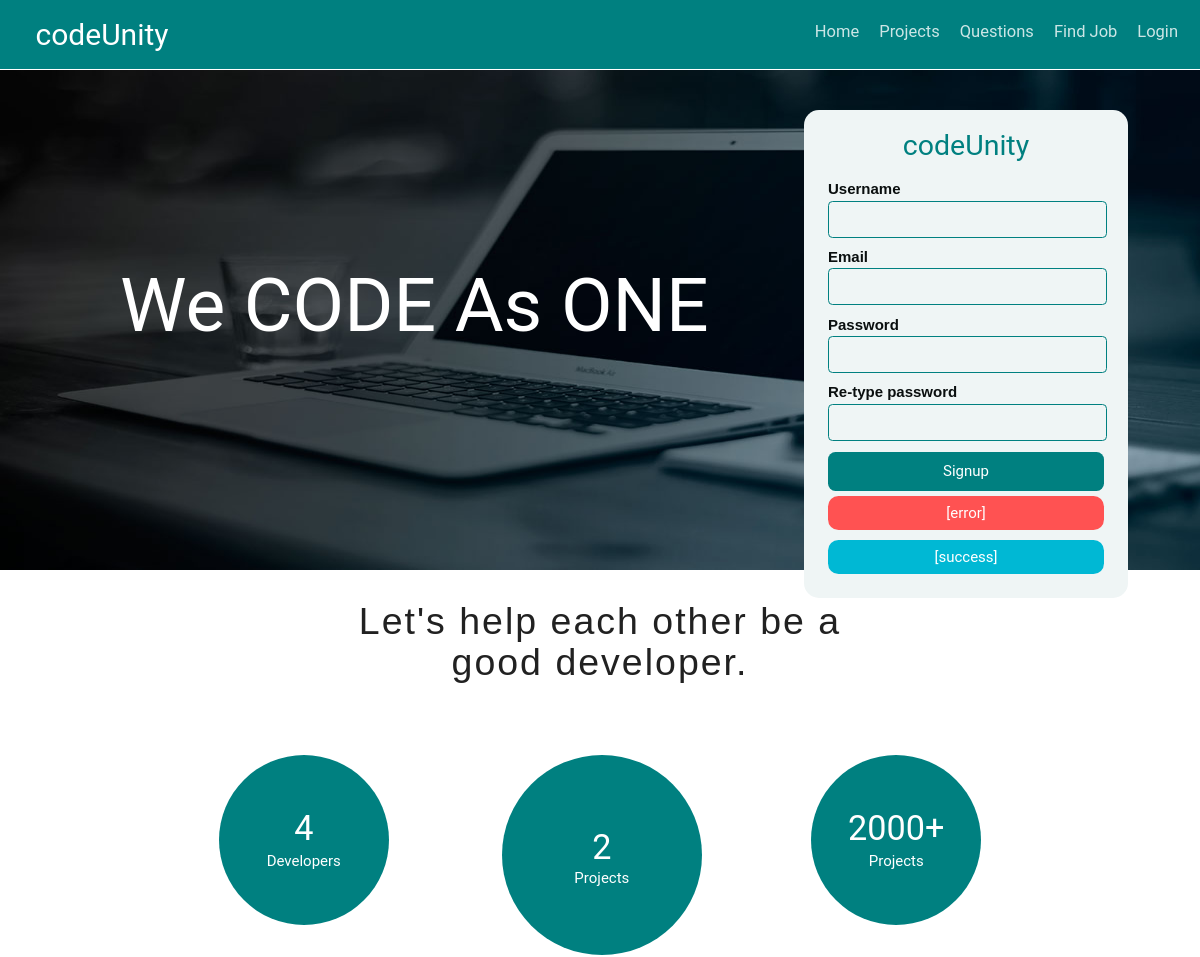
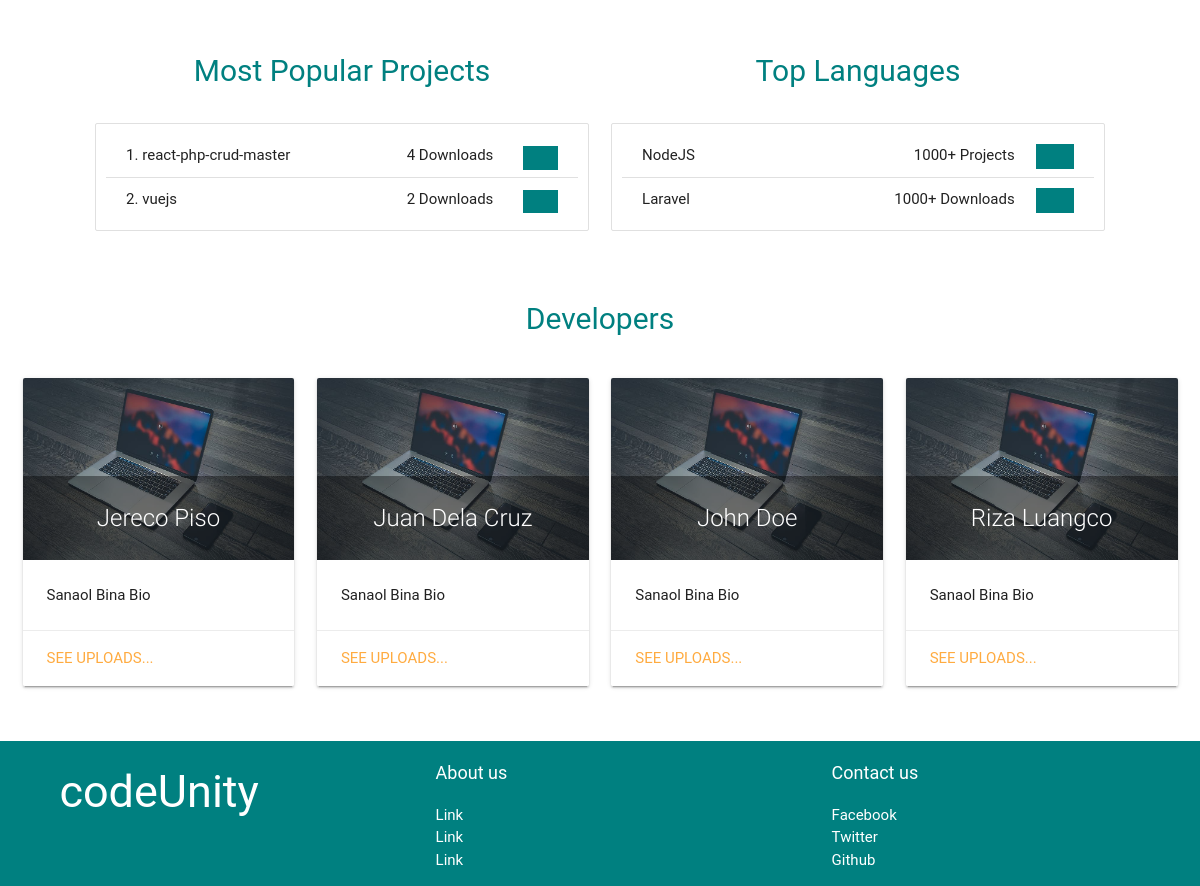
Before: /codeunity/ with the older database file (2 pictures, top to bottom).
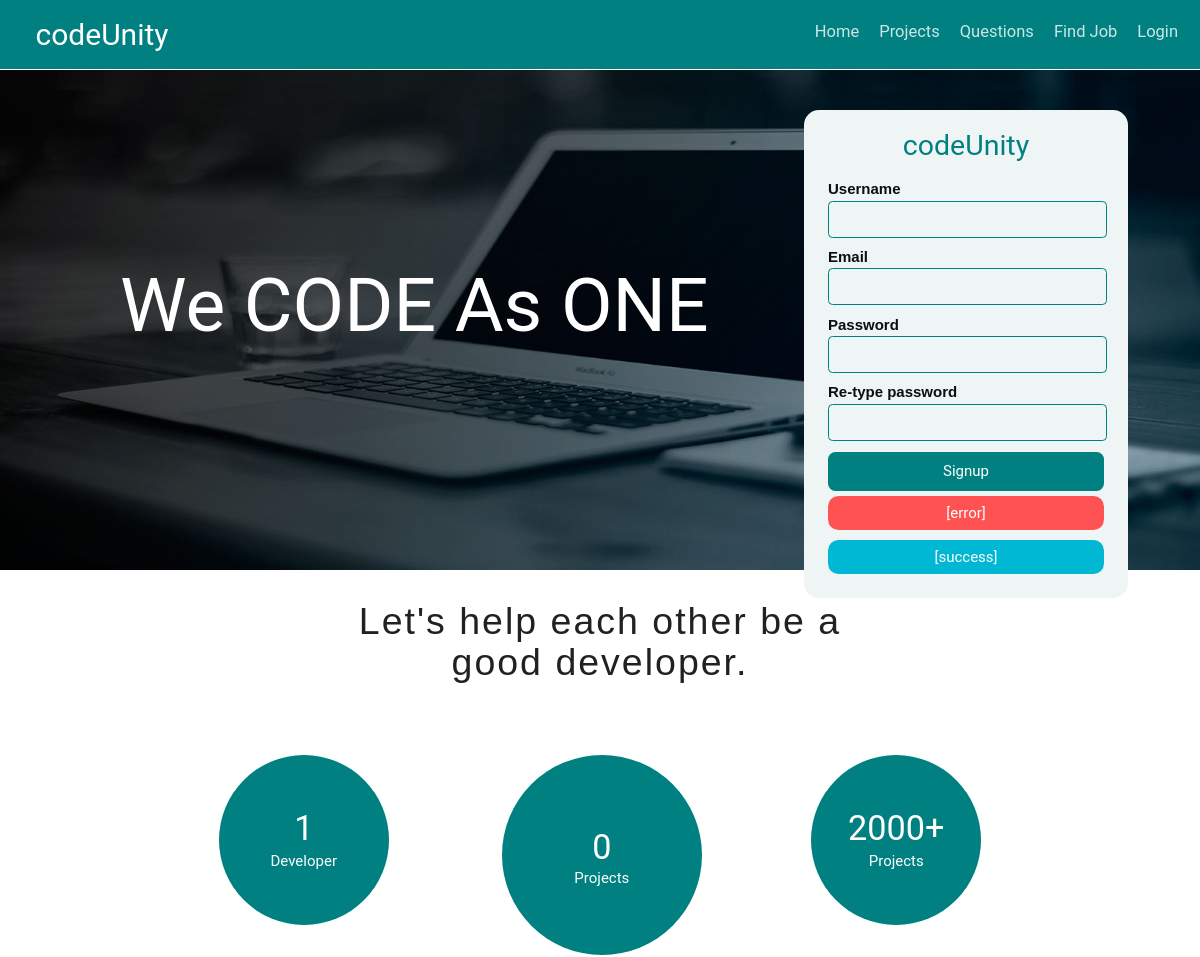
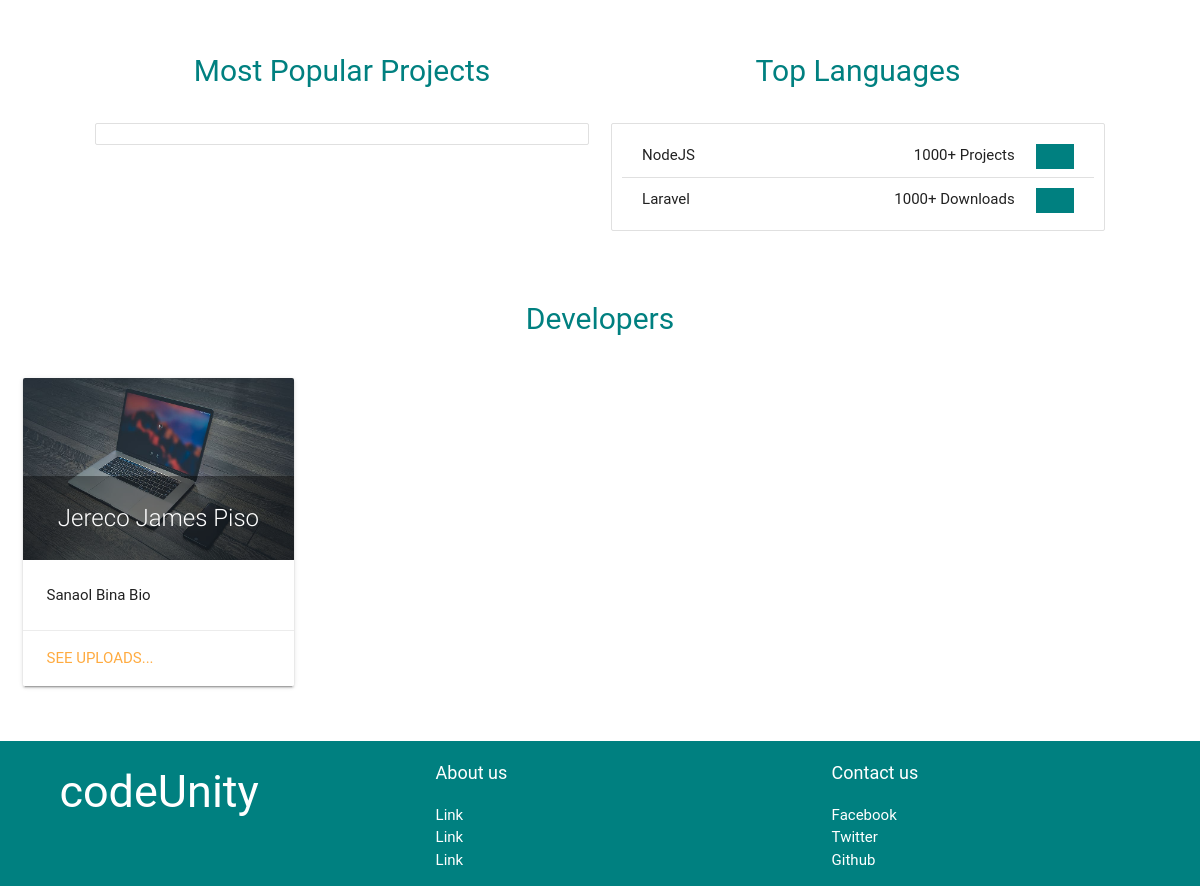
After: the same page with the newer database file (2 pictures, top to bottom).
### blog/models.py (models this page shows, shortened)
class Projects(models.Model):
	project_name = models.CharField(max_length=255)
	uploader_id = models.IntegerField()
	downloads = models.IntegerField(blank=True)
	language = models.CharField(max_length=100,blank=True)
	about = models.TextField(blank=True)

class Developers(models.Model):
	email = models.CharField(max_length=50)
	password = models.CharField(max_length=40)
	photo = models.FileField(upload_to="media/")
	uname = models.CharField(max_length=255, blank=True)

### blog/views/views.py (the view)
def index(request):
  total_devs = Developers.objects.all().count()
  if (total_devs / 1000) >= 1:
    devs = str(1000*(total_devs/1000))+"+"
  elif (total_devs/100) >= 1:
    devs = str(100*(total_devs/100))+"+"
  else:
    devs = str(total_devs)
  total_projects = Projects.objects.all().count()
  if (total_projects / 1000) >= 1:
    proj = str(1000*(total_projects/1000))+"M+"
  elif (total_projects  / 100) >= 1:
    proj = str(100*(total_projects/100))+"K+"
  else:
    proj = str(total_projects)
  developers = Developers.objects.all()
  request.session.title = "Code Unity"
  apps = Projects.objects.filter(downloads__gt=0).order_by('-downloads')[:10]
  context = {}
  context['apps'] = apps
  context['total_devs'] = devs.replace(".0", "")
  context['total_projects'] = proj
  context['developers'] = developers
  return render(request, 'html/index.html', context)

### blog/templates/html/index.html (shortened to what this page needs)
{% extends 'html/templates/base.html' %}
{% block main_page %}
   {% include 'html/templates/header.html' %}
   	<div  id="signup">
   		<div class="img-container">
        <p class="slogan">We CODE As ONE</p>
   			<img class="img mt" src="/media/slider.jpg" width="100%" height="500px">
            <form id="form" v-on:submit.prevent="register()">
               <p class="form-title">codeUnity</p>
                <label > Username</label>
               <input  type="text" v-model="signupInfo.username" required>
               <label > Email</label>
               <input  type="email" v-model="signupInfo.email" required>
                <label>Password</label>
               <input type="password" v-model="signupInfo.password" required>
                <label>Re-type password </label>
               <input type="password" v-model="signupInfo.password2" required>
               <button type="submit" class="btn-signup">Signup</button>
               <p class="center-align error" v-if="error">[error]</p>
               <p class="center-align success" v-if="success">[success]</p>
            </form>
   		</div>
   	</div>
          <h2 id="slogan-2">Let's help each other be a<br> good developer.</h2>
      <div class="row pt-3">
        <div class="col m4 s12">
           <div class="total-devs">  <h4 class="mt-n3"> {{total_devs}} </h4><h6 class="mt-n5">
            {% if total_devs == '1' %}
               Developer
            {% else %}
               Developers
            {% endif %}
           </h6>
             </div>
        </div>
        <div class="col m4 s12">
           <div class="total-apps" style=""><h4 class="mt-n3"> {{total_projects }} </h4><h6 class="mt-n5">
            {% if total_projects == '1' %}
               Project
            {% else %}
               Projects
            {% endif %}</h6>
             </div>
        </div>
        <div class="col m4 s12">
           <div class="total-jobs">  <h4 class="mt-n3"> 2000+ </h4><h6 class="mt-n5">Projects</h6>
             </div>
        </div>
      </div>
      <div class="row tops">
         <div class="col s12 m12 l6 xl6">
            <p class="top-downloads">Most Popular Projects</p>
            <ul id="collection" class="collection">
              {% for app in apps %}
               <li class="collection-item">{{ forloop.counter }}. {{ app.project_name }}
                <a href="download/{{ app.project_name }} " class="fa fa-download right"></a>
                <span class="right">{{app.downloads}} Downloads</span></li>
              {% endfor %}
             </ul>
         </div>
           <div class="col s12 m12 l6 xl6" style="">
            <p class="top-downloads">Top Languages</p>
            <ul id="top-languages-collection"  class="collection">
               <li class="collection-item">NodeJS  <a href="#" class="right"><span class="fa fa-eye"></span></a> <span class="right">1000+ Projects</span>
               </li>
               <li class="collection-item">Laravel <a href="#" class="right"><span class="fa fa-eye"></span></a><span class="right">1000+ Downloads</span></li>
             </ul>
         </div>
      </div>
      <div class="row">
         <div class="col s12">
             <p class="developers">Developers</p>
             <div class="row">
              {% for dev in developers %}
                <div class="col s12 m3">
                     <div class="card">
                        <div class="card-image">
                          <img src="/media/it2.jpg">
                          <span class="card-title dev-name">{{ dev.uname }}</span>
                        </div>
                        <div class="card-content">
                          <p>Sanaol Bina Bio</p>
                        </div>
                        <div class="card-action">
                          <a href="#">See uploads...</a>
                        </div>
                   </div>
                </div>
                {% endfor %}
             </div>
         </div>
      </div>
   {% include 'html/templates/footer.html' %}
{% endblock %}

### blog/templates/html/templates/base.html (shortened to what this page needs)
<!DOCTYPE html>
<html>
<head>
	 {% load static %}
	<link rel="stylesheet" type="text/css" href="{% static 'assets/css/materialize.css' %}">
	<link rel="stylesheet" type="text/css" href="{% static 'assets/fontawesome-free/css/all.min.css' %}">
	<link rel="stylesheet" type="text/css" href="{% static 'assets/css/indxeded.css' %}">
</head>
<body>
	{% block main_page %}
    {% endblock %}
</body>
</html>

### blog/templates/html/templates/header.html (shortened to what this page needs)
<div class="header" style=""><a id="site-nameMobile">codeUnity</a><button id="open"></button>
	<ul id="top-nav">
	    	<a id="site-name"  style="">codeUnity</a>
	 		<li><a href="login"> Login</a></li>
	 		<li><a href="jobs"> Find Job</a></li>
	    	<li><a href="questions">  Questions</a></li>
	    	<li><a href="projects">  Projects</a></li>
	    <li><a href="/">Home</a></li>
 	</ul>
</div>

### blog/templates/html/templates/footer.html
<div class="flex-container">
	<div class="flex-boxes">
		<h2 class="codeunity">codeUnity</h2>
	</div>
	<div class="flex-boxes">
		<p class="about-us">About us</p>
		<ul class="footer-links">
			<li><a href="">Link</a></li>
			<li><a href="">Link</a></li>
			<li><a href="">Link</a></li>
		</ul>
	</div>
	<div class="flex-boxes">
		<p class="contact-us">Contact us</p>
		<ul class="footer-links">
			<li><a href="">Facebook</a></li>
			<li><a href="">Twitter</a></li>
			<li><a href="">Github</a></li>
		</ul>
	</div>
</div>

Changed rows visible on the page:
removed Projects: project_name "react-php-crud-master", downloads "4"
removed Projects: project_name "vuejs", downloads "2"
removed Developers: uname "Juan Dela Cruz"
removed Developers: uname "John Doe"
removed Developers: uname "Riza Luangco"
changed Developers: uname "Jereco Piso" → "Jereco James Piso"
Other visible differences:
{{ total_devs }}: "4" → "1"
{{ total_projects }}: "2" → "0"
text no longer shown: "Developers"
text now shown: "Developer"
